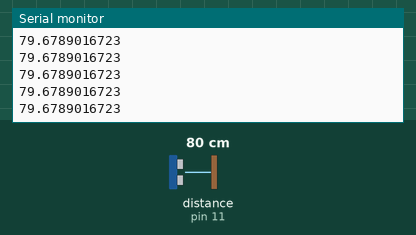
Recording of a sketch running on a simulated Arduino Uno, built with avr-gcc and run on an emulated ATmega328P. Shown: the last lines printed to the serial monitor. Wiring (inferred from the names in the program): ultrasonic range finder: trigger pin 13; echo pin 11. Inputs (shaded band) come from the test bench; at power-on: distance to the obstacle (sensor on pin 11) 80 cm. The echo pulse lasts 58.3 µs per cm.

Above: at 1.2 s.
1.3 s: distance to the obstacle (sensor on pin 11) set to 2 cm
At 1.39 s:
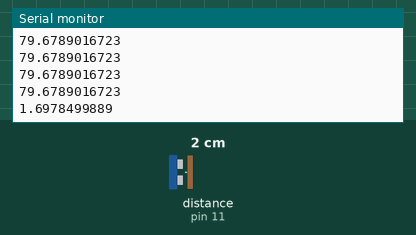
2.8 s: distance to the obstacle (sensor on pin 11) set to 4 cm
At 2.82 s:
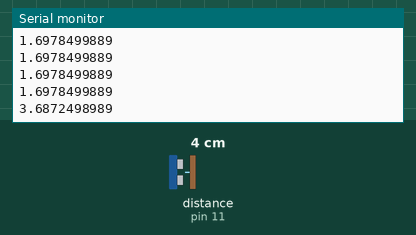
Timing chart, 0 to 5.8 s (numbered marks = the images above; inputs shaded):
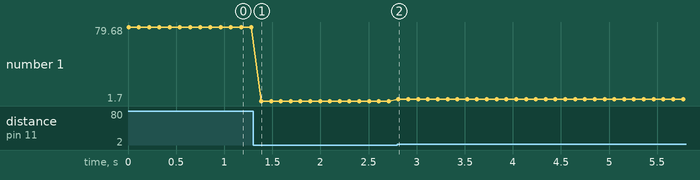

Measured:
- after the input at 1.3 s, the serial monitor: prints a new line after 0.09 s (image 1)
- after the input at 2.8 s, the serial monitor: prints a new line at once (image 2)
- plotted number 1: 79.68 → 1.7 after the input at 1.3 s, 1.7 → 3.69 after the input at 2.8 s

The sketch:

sketch_aug06a.ino
```cpp
const int trigPin = 13;
const int echoPin = 11;
float duration, distance;
void setup() {
 pinMode(trigPin, OUTPUT);
 pinMode(echoPin, INPUT);
 Serial.begin(9600);
}
void loop() {
 digitalWrite(trigPin, LOW);
 delayMicroseconds(2);
 digitalWrite(trigPin, HIGH);
 delayMicroseconds(10);
 digitalWrite(trigPin, LOW);
 duration = pulseIn(echoPin, HIGH);
 distance = duration*0.017150;
 Serial.println(distance, DEC);
 delay(100);
}
```
